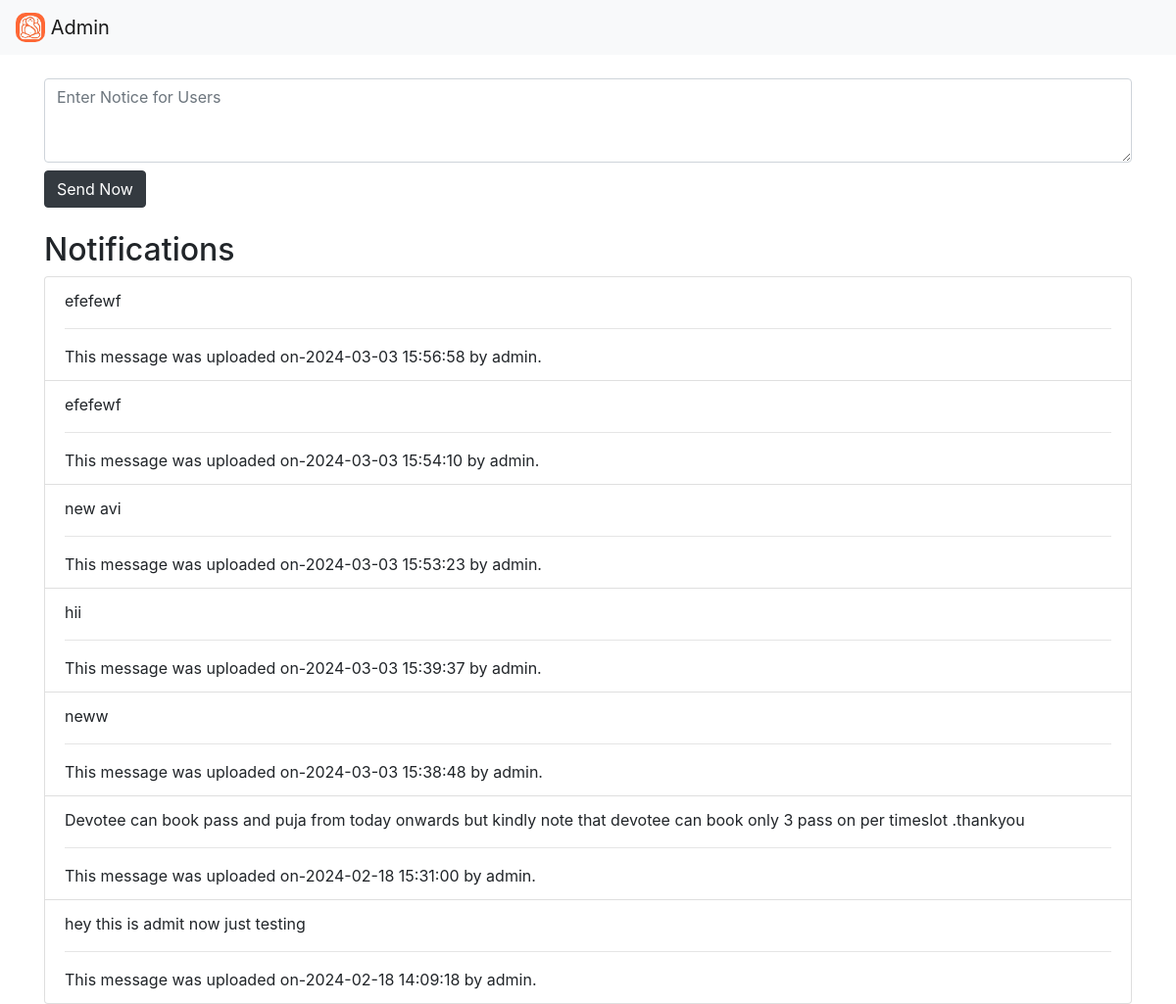
/add_noti_admin.php (signed in), run on the app's committed database.
### tables this page shows
CREATE TABLE `notification` (
  `id` int(11) NOT NULL,
  `message` varchar(500) DEFAULT NULL,
  `date` timestamp NOT NULL DEFAULT current_timestamp()
);

### add_noti_admin.php (the view, shortened to what this page needs)
<?php
require_once "connect.php";
$sql = "SELECT * FROM notification ORDER BY date DESC";
$result = mysqli_query($conn, $sql);
?>
<!doctype html>
<html lang="en">
<head>
    <link rel="stylesheet" href="https://cdn.jsdelivr.net/npm/bootstrap@4.6.2/dist/css/bootstrap.min.css"
>
</head>
<body>
    <nav class="navbar navbar-light bg-light">
        <a class="navbar-brand" href="admin_side_page.php">
            <img src="img/logo1.jpg" style="border-radius: 10px;" width="30" height="30"
                class="d-inline-block align-top" alt="">
            Admin
        </a>
    </nav>
    <div class="container mt-4">
        <form action="add_noti_admin.php" method="post">
            <div class="form-group">
                <textarea class="form-control" name="message" placeholder="Enter Notice for Users"
                    id="exampleFormControlTextarea1" rows="3" required></textarea>
                <button type="submit" class="btn btn-dark mt-2">Send Now</button>
            </div>
        </form>
    </div>
    <div class="container mt-4">
        <h2>Notifications</h2>
        <?php if (mysqli_num_rows($result) > 0) { ?>
        <ul class="list-group">
            <?php while ($row = mysqli_fetch_assoc($result)) { ?>
            <li class="list-group-item"><?php echo $row['message']; ?> <br><hr>
            <marquee> This message was uploaded on-<?php echo $row['date']; ?> by admin.</marquee></li>
            <?php } ?>
        </ul>
        <?php } else { ?>
        <p>No notifications available.</p>
        <?php } ?>
    </div>
</body>
</html>

### data on the page
notification: message "efefewf", date "2024-03-03 15:56:58"
notification: message "efefewf", date "2024-03-03 15:54:10"
notification: message "new avi", date "2024-03-03 15:53:23"
notification: message "hii", date "2024-03-03 15:39:37"
notification: message "neww", date "2024-03-03 15:38:48"
notification: message "Devotee can book pass and puja from today onwards but kindly note that devotee can book only 3 pass on per timeslot .thankyou", date "2024-02-18 15:31:00"
notification: message "hey this is admit now just testing", date "2024-02-18 14:09:18"
